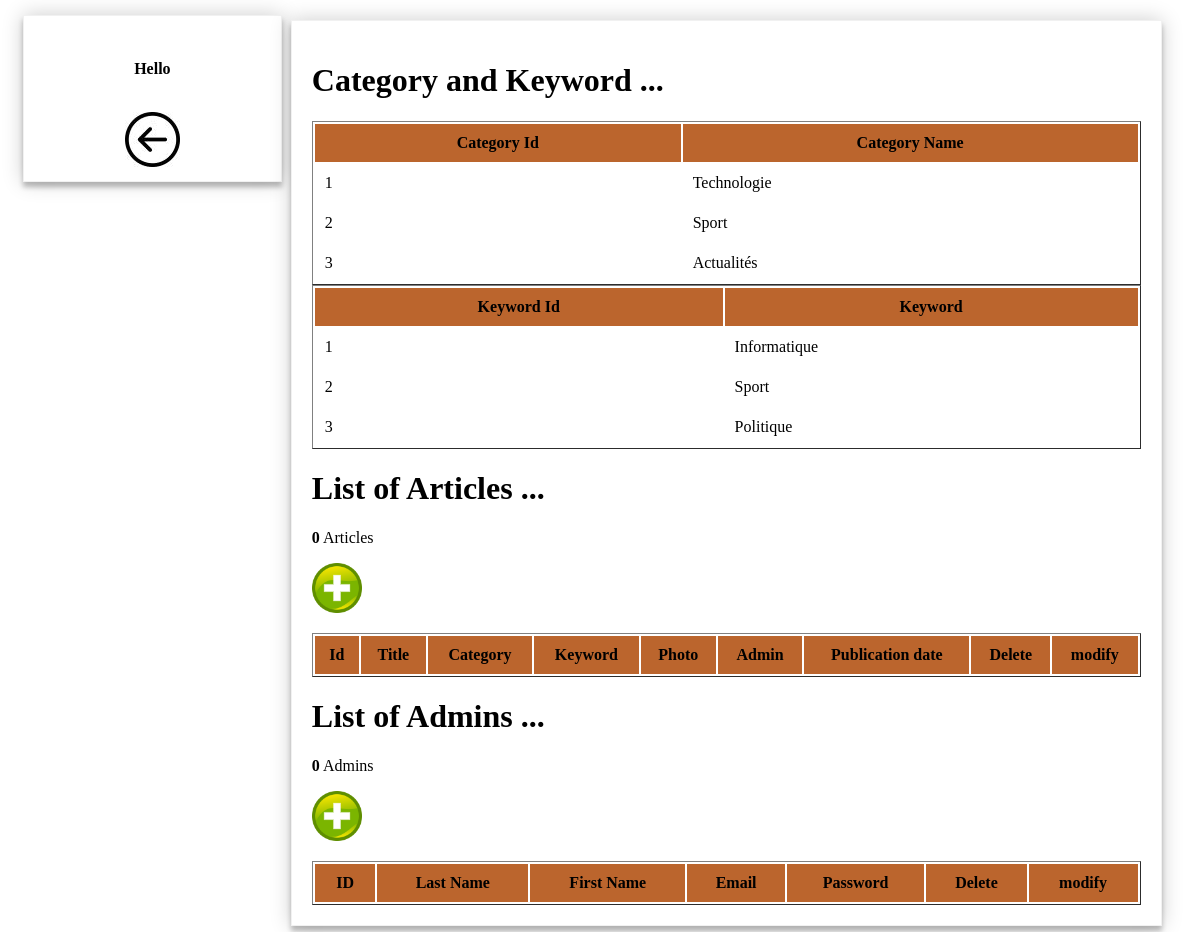
The app's page /admin/accuiel.php with its own data.
### tables this page shows
CREATE TABLE `categorie` (
  `ID_categorie` int(11) NOT NULL,
  `Nom_categorie` varchar(50) DEFAULT NULL
);

CREATE TABLE `mot_cle` (
  `ID_mot_cle` int(11) NOT NULL,
  `Libelle` varchar(125) DEFAULT NULL
);

### admin/tableauBord.php (the view, shortened to what this page needs)
<?php require_once('../connexion.php');?>
<!doctype html>
<html>
<head>
<link rel="stylesheet" href="login&Tb.css">
</head>
<body>
<p><h1><b>Category and Keyword ...</b></h1>
<?php
$req="select * from categorie";
$req1="select * from mot_cle";
$res=mysqli_query($conn,$req);
$res1=mysqli_query($conn,$req1);
?>
</p>
<table width="100%" border="1">
  <tbody>
    <tr>
      <th>Category Id</th>
      <th>Category Name</th>
    </tr>
	<?php
	while($row=mysqli_fetch_assoc($res))
	{
	?>
    <tr>
      <td><?php echo $row['ID_categorie']; ?></td>
      <td><?php echo $row['Nom_categorie']; ?></td>
    <?php } ?>
      </tbody>
      </table>
      <table width="100%" border="1">
  <tbody>
    <tr>
    <th>Keyword Id</th>
      <th>Keyword</th>
    </tr>
	<?php
    while($row1=mysqli_fetch_assoc($res1))
    {
    ?>
      <td><?php echo $row1['ID_mot_cle']; ?></td>
      <td><?php echo $row1['Libelle']; ?></td>
  <?php } ?>
  </tbody>
</table>
<p><h1><b>List of Articles ...</b></h1>
 <?php
	$reqselect="select * from article
  INNER JOIN Categorie ON Article.Categorie_ID = Categorie.ID_categorie
  INNER JOIN Administrateur ON Article.Administrateur_ID = Administrateur.ID_admin
  INNER JOIN mot_cle ON Article.Mot_cle_ID = mot_cle.ID_mot_cle
  ";
	$resultat=mysqli_query($conn,$reqselect);
	$nbr=mysqli_num_rows($resultat);
	echo "<p><b> ".$nbr."</b> Articles</p>";
	  ?>
	</p>
	<p><a href="Ajouter.php"><img src="../images/add.jpg" width="50px" height="50px"></a></p>
<table width="100%" border="1">
  <tbody>
    <tr>
      <th>Id</th>
      <th>Title</th>
      <th>Category</th>
      <th>Keyword</th>
      <th>Photo</th>
      <th>Admin</th>
      <th>Publication date</th>
      <th>Delete</th>
      <th>modify</th>
    </tr>
  </tbody>
</table>
<p><h1><b>List of Admins ...</b></h1>
 <?php
	$req2="select * from administrateur ";
	$res2=mysqli_query($conn,$req2);
	$nbr1=mysqli_num_rows($res2);
	echo "<p><b> ".$nbr1."</b> Admins</p>";
	  ?>
	</p>
	<p><a href="Ajouter_admin.php"><img src="../images/add.jpg" width="50px" height="50px"></a></p>
<table width="100%" border="1">
  <tbody>
    <tr>
      <th>ID</th>
      <th>Last Name</th>
      <th>First Name</th>
      <th>Email</th>
      <th>Password</th>
      <th>Delete</th>
      <th>modify</th>
    </tr>
  </tbody>
</table>
</body>
</html>

### admin/accuiel.php (shortened to what this page needs)
<?php require_once('../connexion.php'); ?>
<!doctype html>
<html>
<head>
<link rel="stylesheet" href="login&Tb.css" type="text/css">
</head>
<body>
<div id="global">
<div id="profil">
<?php
	echo $_SESSION['login']."<br>";
	$req="select * from administrateur where AdresseEmail_admin='" . $_SESSION['login'] . "'";
	$resultat=mysqli_query($conn,$req);
	$ligne=mysqli_fetch_assoc($resultat);
	echo "<p><b>Hello " . $ligne['Nom_admin'] ." ". $ligne['Prenom_admin'] . "</b></p>" ;
	?>
<br>
<a href="index.php"><img src="../images/99.jpg"></a>
</div>
	<div id="tableaubord">
	<?php include("tableauBord.php");?>
	</div>
</div>
</body>
</html>

### admin/login&Tb.css (style rules this page uses)
a { text-decoration: none; }
table { caption-side: bottom; }
th, td { border:none; padding: 10px; }
th { border:none;background-color: #BB652D; padding: 10px; }
#global { width: 100%;padding: 5px; margin: 10px; }
#global #profil { width: 20%; padding: 10px; vertical-align: top;text-align: center; min-height: 100px; display: inline-block; border: 1px solid #f1f1f1; background: #fff; box-shadow: 0 0 20px 0 rgba(0, 0, 0, 0.2), 0 5px 5px 0 rgba(0, 0, 0, 0.24); }
#global #tableaubord { width: 70%; padding: 20px;margin: 5px; vertical-align: middle; min-height: 100px; display: inline-block; border: 1px solid #f1f1f1; background: #fff; box-shadow: 0 0 20px 0 rgba(0, 0, 0, 0.2), 0 5px 5px 0 rgba(0, 0, 0, 0.24); }

### records on screen
categorie: ID_categorie "1", Nom_categorie "Technologie"
categorie: ID_categorie "2", Nom_categorie "Sport"
categorie: ID_categorie "3", Nom_categorie "Actualités"
mot_cle: ID_mot_cle "1", Libelle "Informatique"
mot_cle: ID_mot_cle "2", Libelle "Sport"
mot_cle: ID_mot_cle "3", Libelle "Politique"

### other values on screen
$nbr "0"
$nbr1 "0"
